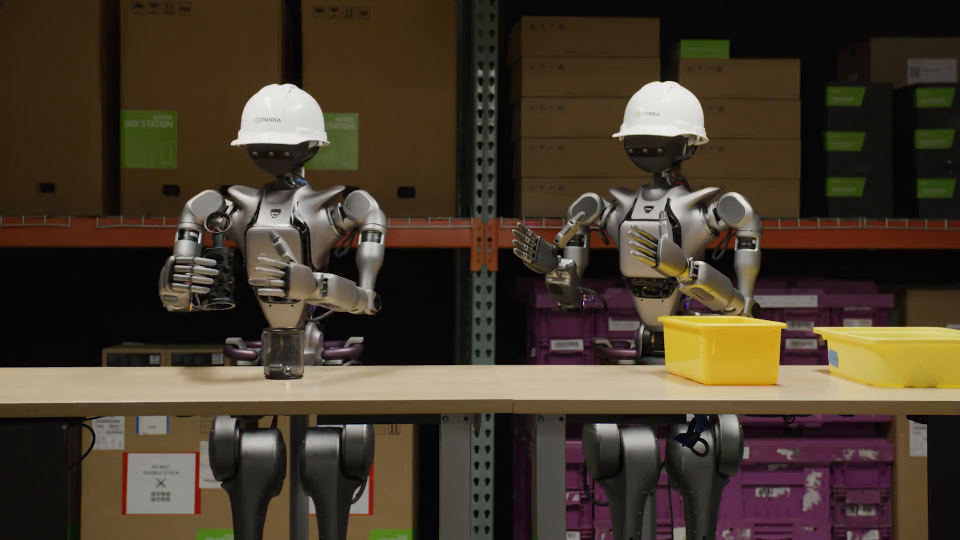
#> input picture frame 136 of media/dual-humanoid-industrial.mp4, 1920 x 1080 px, given in place of place_it_in_the_microwave._Then_turn_on_the_microwave._3.mp4, which was not available (shown at 1/2 size)
$ python test_annotation.py
#> lines starting #> are read from the running program, lines starting #| are printed output that depends on the picture; after the words box and inside, x2 and y2 are one past the last pixel; in counts of white or black regions, pixels touching at a corner belong together
import cv2
from pathlib import Path
from tqdm import tqdm
import subprocess
import tempfile
import shutil


def augment_subgoal_in_video(video_path, subgoal_list, output_path=None):
    """
    Augment video with subgoal text overlays at specified time intervals.

    Args:
        video_path (str): Path to input video file
        subgoal_list (List): Dictionary mapping subgoal text to [start_frame, end_frame]
                            e.g., [("subgoal 1", [0, 200]), ("subgoal 2", [200, 400]), ...]
        output_path (str, optional): Path to save output video. If None, saves as {video_path}_annotated.mp4

    Returns:
        str: Path to the output video file
    """
    video_path = Path(video_path)

    # Set output path
    if output_path is None:
        output_path = video_path.parent / f"{video_path.stem}_annotated{video_path.suffix}"
    else:
        output_path = Path(output_path)

    # Open video
    cap = cv2.VideoCapture(str(video_path))
    if not cap.isOpened():
        raise ValueError(f"Could not open video: {video_path}")

    # Get video properties
    fps = int(cap.get(cv2.CAP_PROP_FPS))
    width = int(cap.get(cv2.CAP_PROP_FRAME_WIDTH))
    height = int(cap.get(cv2.CAP_PROP_FRAME_HEIGHT))
    total_frames = int(cap.get(cv2.CAP_PROP_FRAME_COUNT))

    print(f"Video properties: {width}x{height}, {fps} FPS, {total_frames} frames")

    # Create video writer - try multiple codecs for compatibility
    fourcc = cv2.VideoWriter_fourcc(*'mp4v')
    out = cv2.VideoWriter(str(output_path), fourcc, fps, (width, height))

    if not out.isOpened():
        print("⚠️ Warning: VideoWriter failed to open, trying alternative codec...")
        fourcc = cv2.VideoWriter_fourcc(*'XVID')
        output_path = output_path.with_suffix('.avi')
        out = cv2.VideoWriter(str(output_path), fourcc, fps, (width, height))

    if not out.isOpened():
        raise ValueError("Failed to create video writer with any codec")

    # Create frame-to-subgoal mapping for faster lookup
    frame_to_subgoal = {}
    for subgoal_text, (start_frame, end_frame) in subgoal_list:
        for frame_idx in range(start_frame, min(end_frame, total_frames)):
            frame_to_subgoal[frame_idx] = subgoal_text

    print(f"Created subgoal mapping for {len(frame_to_subgoal)} frames")

    # Process each frame
    frame_idx = 0
    with tqdm(total=total_frames, desc="Processing video") as pbar:
        while True:
            ret, frame = cap.read()
#> frame is the input picture: shape (1080, 1920, 3); mean B, G, R 43.5, 58.1, 70.2
            if not ret:
                break

            # Add subgoal text if exists for this frame
            if frame_idx in frame_to_subgoal:
                subgoal_text = frame_to_subgoal[frame_idx]

                # Text properties
                font = cv2.FONT_HERSHEY_SIMPLEX
                font_scale = 0.6  # Smaller font for 240x240 resolution
                font_thickness = 2
                text_color = (0, 0, 255)  # Red (BGR format)
                bg_color = (0, 0, 0)  # Black background
                padding = 10

                # Get text size
                (text_width, text_height), baseline = cv2.getTextSize(
                    subgoal_text, font, font_scale, font_thickness
                )

                # Calculate position (top center)
                text_x = (width - text_width) // 2
                text_y = padding + text_height

                # Draw background rectangle
                cv2.rectangle(
                    frame,
                    (text_x - padding, text_y - text_height - padding),
                    (text_x + text_width + padding, text_y + baseline + padding),
                    bg_color,
                    -1  # Filled rectangle
                )
#> frame: shape (1080, 1920, 3); 0.23% of pixels changed, all inside (x1, y1, x2, y2) = (902, 0, 1019, 41)

                # Draw text
                cv2.putText(
                    frame,
                    subgoal_text,
                    (text_x, text_y),
                    font,
                    font_scale,
                    text_color,
                    font_thickness,
                    cv2.LINE_AA
                )
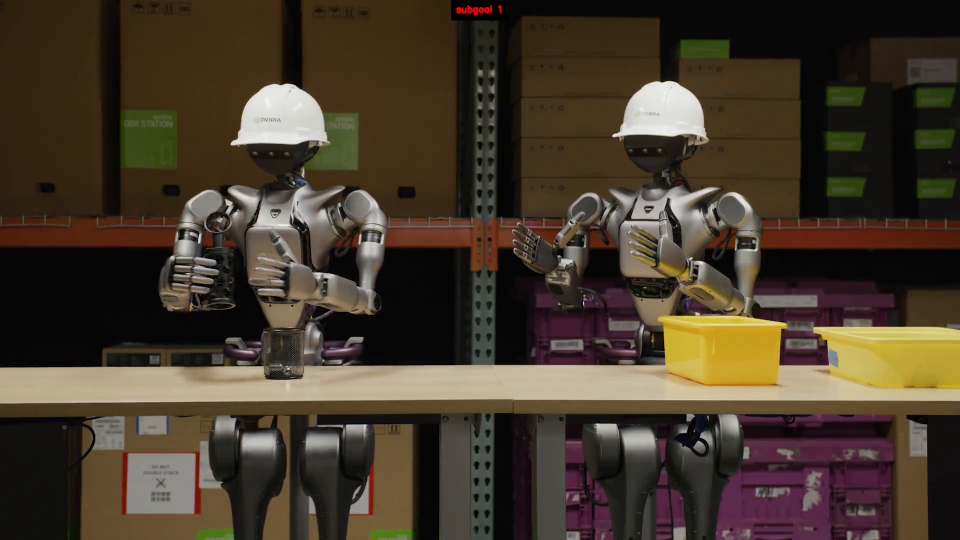
#> frame: shape (1080, 1920, 3) (shown at 1/2 size); mean B, G, R 43.5, 58, 70.2

            # Write frame
            out.write(frame)
            frame_idx += 1
            pbar.update(1)

    # Release resources
    cap.release()
    out.release()

    # Re-encode with ffmpeg for better compatibility
    temp_path = output_path
    final_path = output_path.parent / f"{output_path.stem}_final{output_path.suffix}"

    print(f"Re-encoding with ffmpeg for better compatibility...")
    try:
        subprocess.run([
            'ffmpeg', '-y', '-i', str(temp_path),
            '-c:v', 'libx264', '-preset', 'medium', '-crf', '23',
            '-pix_fmt', 'yuv420p', str(final_path)
        ], check=True, capture_output=True)

        # Replace temp file with final file
        shutil.move(str(final_path), str(temp_path))
        print(f"✅ Annotated video saved to: {output_path}")
    except subprocess.CalledProcessError as e:
        print(f"⚠️ ffmpeg re-encoding failed, using original output")
        print(f"✅ Annotated video saved to: {output_path}")
    except FileNotFoundError:
        print(f"⚠️ ffmpeg not found, using original output")
        print(f"✅ Annotated video saved to: {output_path}")

    return str(output_path)


if __name__ == "__main__":
    subgoal_list = [
        ('subgoal 1', [0, 200]),
        ('subgoal 2', [200, 400]),
        ('subgoal 3', [400, 600]),
        ('subgoal 4', [600, 800]),
        ('subgoal 5', [800, 1000]),
        ('subgoal 6', [1000, 1200]),
    ]

    video_path = "/home/dongjun/Isaac-GR00T-robocasa/eval_composite_tasks/MicrowaveThawing/fail_Pick_the_corn_from_the_counter_and_place_it_in_the_microwave._Then_turn_on_the_microwave._3.mp4"
    augment_subgoal_in_video(video_path, subgoal_list)

$ run again, starting later in the video
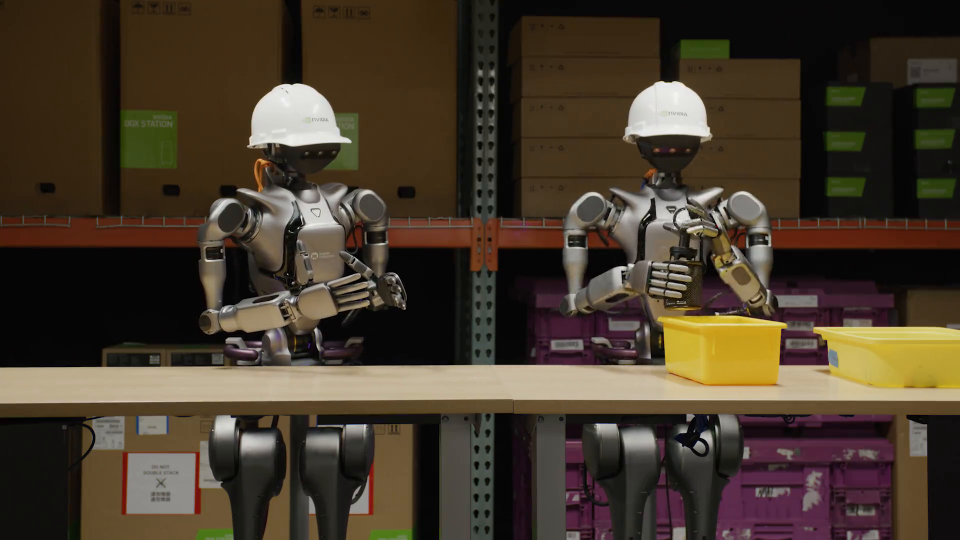
#> input picture frame 615 of media/dual-humanoid-industrial.mp4, 1920 x 1080 px, given in place of place_it_in_the_microwave._Then_turn_on_the_microwave._3.mp4, which was not available (shown at 1/2 size)
#> in augment_subgoal_in_video, frame is the input picture: shape (1080, 1920, 3); mean B, G, R 43.4, 58, 70.3
#> in augment_subgoal_in_video, `cv2.putText( frame, subgoal_text, (text_x, text_y), font, font_scale, ..`:
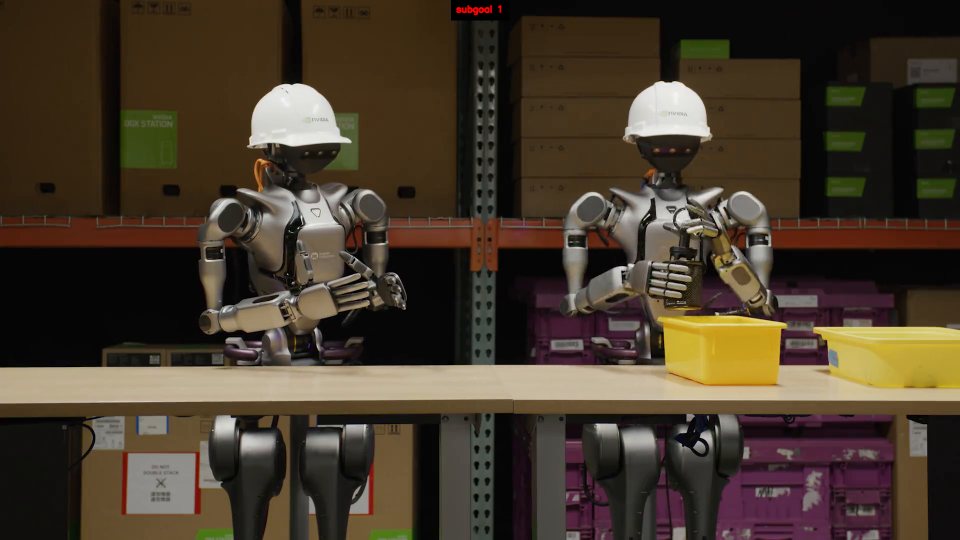
#> frame: shape (1080, 1920, 3) (shown at 1/2 size); mean B, G, R 43.3, 58, 70.4

$ run again, starting later in the video
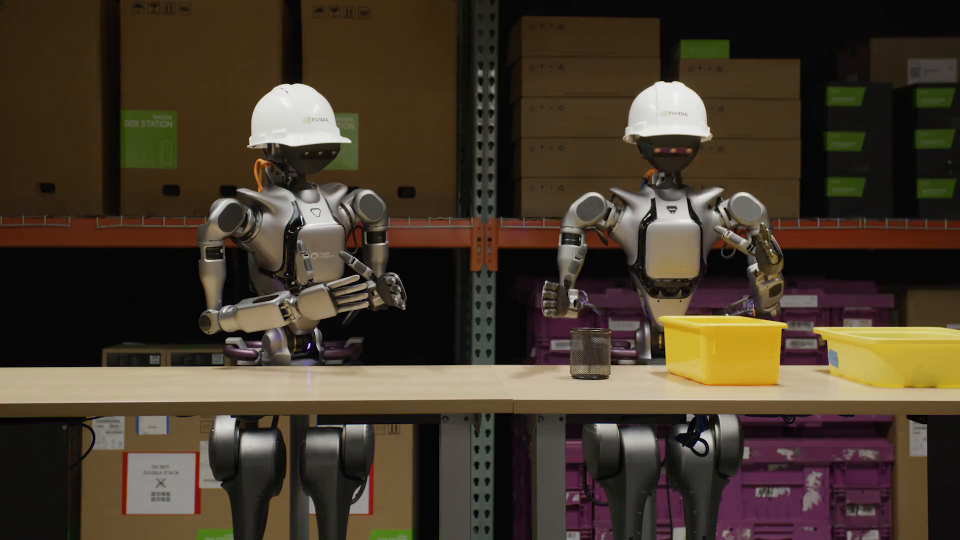
#> input picture frame 1093 of media/dual-humanoid-industrial.mp4, 1920 x 1080 px, given in place of place_it_in_the_microwave._Then_turn_on_the_microwave._3.mp4, which was not available (shown at 1/2 size)
#> in augment_subgoal_in_video, frame is the input picture: shape (1080, 1920, 3); mean B, G, R 43.2, 57.8, 70.1
#> in augment_subgoal_in_video, `cv2.putText( frame, subgoal_text, (text_x, text_y), font, font_scale, ..`:
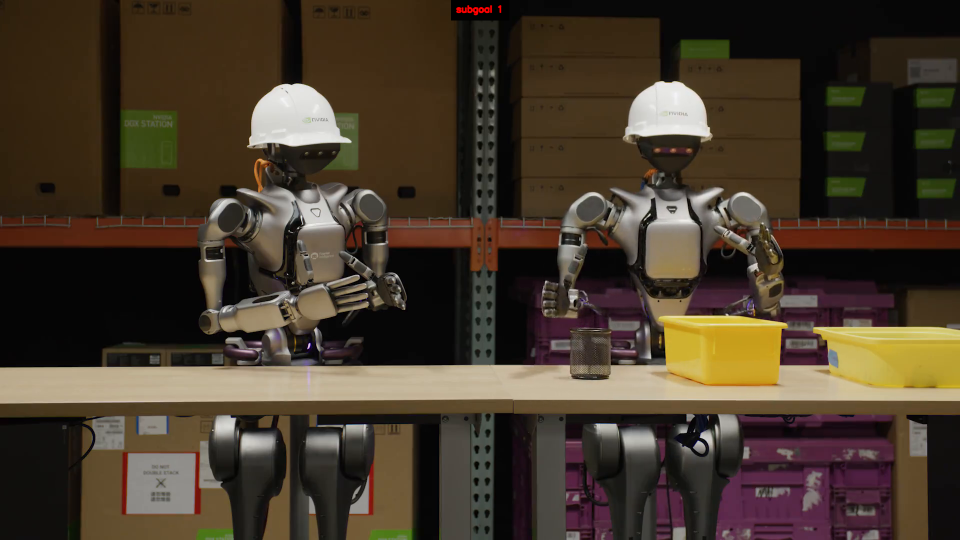
#> frame: shape (1080, 1920, 3) (shown at 1/2 size); mean B, G, R 43.2, 57.7, 70.2
